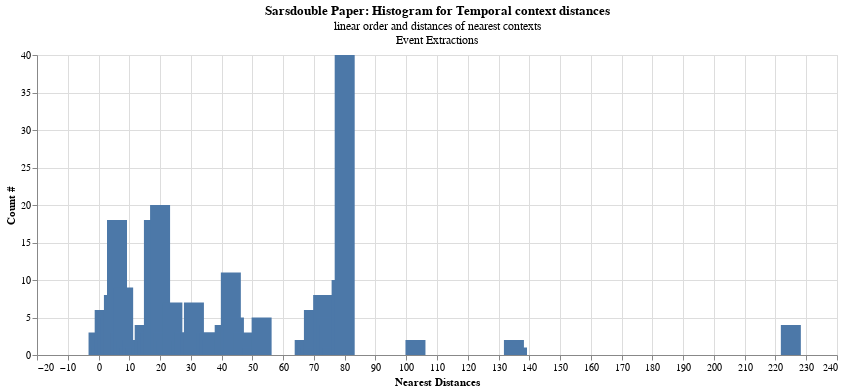

The code cell stored with this chart in its notebook:
### Code cell
res = pd.DataFrame.from_dict(all_results['sarsdouble_all.csv']['temp_results'])
res.drop(res.index[res['top'] == -1], inplace = True)
r = res.groupby(['top']).count().reset_index()[['sno', 'top']]
ch = alt.Chart(r).mark_bar(size=20).encode(
    alt.X("top:Q", title="Nearest Distances"),
    y=alt.Y('sno',title="Count #")
).properties(
        title=alt.TitleParams('Sarsdouble Paper: Histogram for Temporal context distances',
    subtitle=["linear order and distances of nearest contexts","Event Extractions"]), width=800
)
ch.configure_title(
    fontSize=14,
    font='Courier',
    anchor='start',
    color='gray'
)
ch + ch.mark_text(align='left', dy=2)

### Figure 1 — Vega-Lite specification as saved in the notebook (floating-point values rounded to 4 significant figures)
{"config": {"view": {"continuousWidth": 400, "continuousHeight": 300}}, "layer": [{"mark": {"type": "bar", "size": 20}, "encoding": {"x": {"field": "top", "title": "Nearest Distances", "type": "quantitative"}, "y": {"field": "sno", "title": "Count #", "type": "quantitative"}}, "title": {"text": "Sarsdouble Paper: Histogram for Temporal context distances", "subtitle": ["linear order and distances of nearest contexts", "Event Extractions"]}, "width": 800}, {"mark": {"type": "text", "align": "left", "dy": 2}, "encoding": {"x": {"field": "top", "title": "Nearest Distances", "type": "quantitative"}, "y": {"field": "sno", "title": "Count #", "type": "quantitative"}}, "title": {"text": "Sarsdouble Paper: Histogram for Temporal context distances", "subtitle": ["linear order and distances of nearest contexts", "Event Extractions"]}, "width": 800}], "data": {"name": "data-a559849c2ee91cd4ff28141e88973f72"}, "$schema": "https://vega.github.io/schema/vega-lite/v4.17.0.json", "datasets": {"data-a559849c2ee91cd4ff28141e88973f72": [{"sno": 3, "top": 0}, {"sno": 1, "top": 1}, {"sno": 6, "top": 2}, {"sno": 6, "top": 3}, {"sno": 5, "top": 4}, {"sno": 8, "top": 5}, {"sno": 18, "top": 6}, {"sno": 3, "top": 7}, {"sno": 9, "top": 8}, {"sno": 2, "top": 9}, {"sno": 1, "top": 10}, {"sno": 2, "top": 11}, {"sno": 1, "top": 12}, {"sno": 1, "top": 14}, {"sno": 4, "top": 15}, {"sno": 2, "top": 16}, {"sno": 3, "top": 17}, {"sno": 18, "top": 18}, {"sno": 2, "top": 19}, {"sno": 20, "top": 20}, {"sno": 3, "top": 21}, {"sno": 2, "top": 22}, {"sno": 7, "top": 24}, {"sno": 2, "top": 27}, {"sno": 3, "top": 28}, {"sno": 3, "top": 30}, {"sno": 7, "top": 31}, {"sno": 2, "top": 32}, {"sno": 1, "top": 34}, {"sno": 3, "top": 35}, {"sno": 3, "top": 36}, {"sno": 2, "top": 37}, {"sno": 4, "top": 41}, {"sno": 11, "top": 43}, {"sno": 5, "top": 44}, {"sno": 3, "top": 47}, {"sno": 1, "top": 50}, {"sno": 5, "top": 53}, {"sno": 2, "top": 67}, {"sno": 2, "top": 68}, {"sno": 1, "top": 69}, {"sno": 6, "top": 70}, {"sno": 1, "top": 71}, {"sno": 8, "top": 73}, {"sno": 5, "top": 74}, {"sno": 4, "top": 75}, {"sno": 1, "top": 76}, {"sno": 10, "top": 79}, {"sno": 40, "top": 80}, {"sno": 2, "top": 103}, {"sno": 2, "top": 135}, {"sno": 1, "top": 136}, {"sno": 4, "top": 225}]}}
